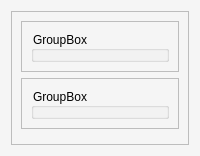
          <widget class="QWidget" name="W_ConfigNodePage">
           <property name="styleSheet">
            <string notr="true">background-color: #F5F5F5;</string>
           </property>
           <attribute name="title">
            <string>Node</string>
           </attribute>
           <layout class="QVBoxLayout" name="verticalLayout_5">
            <item>
             <widget class="QFrame" name="frame">
              <property name="frameShape">
               <enum>QFrame::StyledPanel</enum>
              </property>
              <property name="frameShadow">
               <enum>QFrame::Raised</enum>
              </property>
              <layout class="QVBoxLayout" name="verticalLayout_6">
               <item>
                <widget class="QFrame" name="frame_2">
                 <property name="frameShape">
                  <enum>QFrame::StyledPanel</enum>
                 </property>
                 <property name="frameShadow">
                  <enum>QFrame::Raised</enum>
                 </property>
                 <layout class="QVBoxLayout" name="verticalLayout_7">
                  <item>
                   <widget class="QGroupBox" name="groupBox_5">
                    <property name="title">
                     <string>GroupBox</string>
                    </property>
                   </widget>
                  </item>
                 </layout>
                </widget>
               </item>
               <item>
                <widget class="QFrame" name="frame_5">
                 <property name="frameShape">
                  <enum>QFrame::StyledPanel</enum>
                 </property>
                 <property name="frameShadow">
                  <enum>QFrame::Raised</enum>
                 </property>
                 <layout class="QVBoxLayout" name="verticalLayout_8">
                  <item>
                   <widget class="QGroupBox" name="groupBox_6">
                    <property name="title">
                     <string>GroupBox</string>
                    </property>
                   </widget>
                  </item>
                 </layout>
                </widget>
               </item>
               <item>
                <widget class="QFrame" name="frame_4">
                 <property name="frameShape">
                  <enum>QFrame::StyledPanel</enum>
                 </property>
                 <property name="frameShadow">
                  <enum>QFrame::Raised</enum>
                 </property>
                </widget>
               </item>
              </layout>
             </widget>
            </item>
           </layout>
          </widget>
